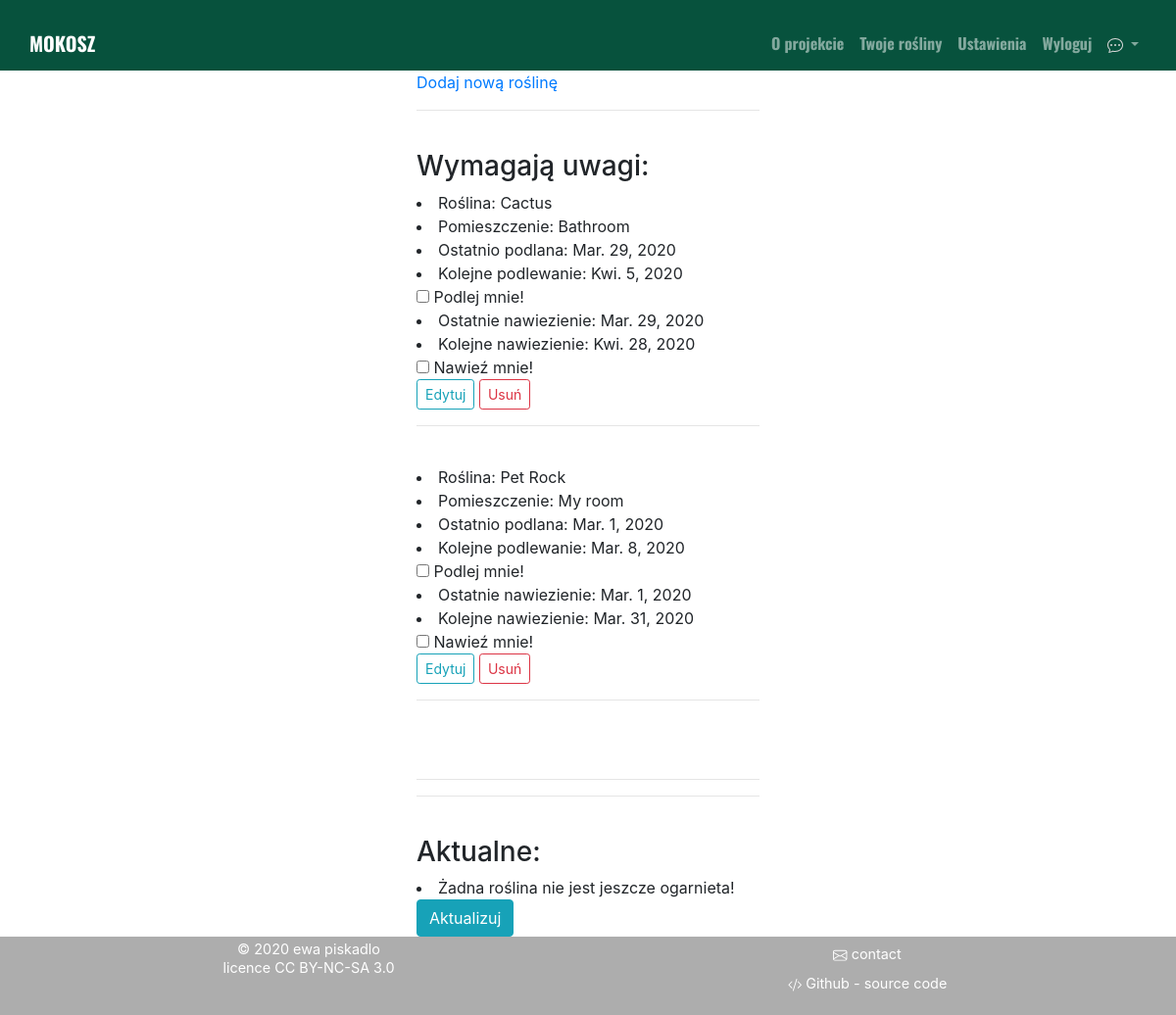
Screenshot of /pl/manager/ (signed in) with the database file from the repository.
### manager/models.py (models this page shows, shortened)
class Plant(models.Model):
    owner = models.ForeignKey(User, on_delete=models.CASCADE, related_name="user")
    name = models.CharField(_('name'),max_length=30)
    slug = models.SlugField(allow_unicode=True, default="")
    description = models.CharField(_('description'),max_length=256, blank=True, default="")
    location = models.ForeignKey(Location, on_delete=models.CASCADE, related_name='location', verbose_name=_('location'), blank=True, default="")
    plant_image = models.ImageField(_('image'),upload_to='media/plant_pics', blank=True)
    last_water = models.DateField(_('last watered'),default=date.today)
    water_every = models.PositiveIntegerField(
        _('water every'),
        default=7,
        editable=True,
        validators=[MinValueValidator(1),
        MaxValueValidator(60)])
    last_fertilize = models.DateField(_('last fertilized'), default=date.today)
    fertilize_every = models.PositiveIntegerField(
        _('fertilize every'),
        default=30,
        editable=True,
        validators=[MinValueValidator(1),
        MaxValueValidator(60)])
    @property
    def next_water(self):
        return self.last_water + timedelta(days=self.water_every)
    @property
    def next_fertilize(self):
        return self.last_fertilize + timedelta(days=self.fertilize_every)
    class Meta:
        verbose_name = _('plant')
        verbose_name_plural = _('plants')
        ordering = ['location']
        unique_together = ['owner', 'name']

class Location(models.Model):
    owner = models.ForeignKey(User, on_delete=models.CASCADE)
    room = models.CharField(_('room'),max_length=50)
    class Meta:
        verbose_name = _('location')
        verbose_name_plural = _('locations')
        ordering = ['room']
        unique_together = ['owner', 'room']

### manager/views.py (the view)
# urls.py: path('', views.ListPlants, name='list'),
@login_required
def ListPlants(request):
    users_plants = Plant.objects.filter(owner=request.user)
    takeCareOf_id = [x.id for x in Plant.objects.filter(owner=request.user) if x.next_water < date.today() or x.next_fertilize < date.today() ]
    takeCareOf = Plant.objects.filter(id__in=takeCareOf_id)
    upToDate_id = [x.id for x in Plant.objects.filter(owner=request.user) if x.next_water >= date.today() and x.next_fertilize >= date.today()]
    upToDate = Plant.objects.filter(id__in=upToDate_id)
    return render(request, 'manager/list_plants.html', {'users_plants':users_plants, 'upToDate':upToDate, 'takeCareOf':takeCareOf})

### manager/templates/manager/list_plants.html (shortened to what this page needs)
{% extends "base.html" %}
{% load bootstrap4 i18n %}
{% block body_block%}
    <div class="container">
        <div class="row justify-content-md-center">
            <div class="col col-lg-4  ">
                <a href=" {% url 'manager:createPlant' %}">
                    {% trans "Add new plant" %}
                </a>
                <br>
                <hr>
                <br>
            </div>
        </div>
    </div>
    <div class="container">
        <div class="row justify-content-md-center">
            <div class="col col-lg-4  ">
                {% if users_plants %}
                    <form method="POST" action="{% url 'manager:waterPlants' %}">
                        <h3>{% trans "Take care of:" %}</h3>
                        {% for plant in takeCareOf %}
                            <li> {% trans "Plant: " %} {{ plant.name }}</li>
                            <li> {% trans "Location: " %} {{plant.location.room}}</li>
                            <li> {% trans "Last watered: " %} {{ plant.last_water }}</li>
                            <li> {% trans "Water next on: " %} {{plant.next_water }} </li>
                            <input type="checkbox" name="water_me" id="plant{{plant.pk}}" value='{{plant.pk}}'> {% trans "Water me!"%}
                            <li> {% trans "Last fertilized: "%} {{ plant.last_fertilize }}</li>
                            <li> {% trans "Fertilize next on: " %} {{plant.next_fertilize }} </li>
                            <input type="checkbox" name="fertilize_me" id="plant{{plant.pk}}" value='{{plant.pk}}'> {% trans "Fertilize me!" %}
                            <br>
                            <a class="btn btn-outline-info btn-sm" href="{% url 'manager:editPlant' slug=plant.slug %}" role="button"> {% trans "Edit" %} </a>
                            <a class="btn btn-outline-danger btn-sm" href="{% url 'manager:deletePlant' slug=plant.slug %}" role="button"> {% trans "Delete" %} </a>
                            <hr>
                            <br>
                        {% empty %}
                            <li>{% trans "All your plants are up to date!" %}</li>
                        {% endfor %}
                        <br>
                        <hr>
                        <hr>
                        <br>
                        <h3>{% trans "Up to date:" %}</h3>
                        {% for plant in upToDate %}
                            <li> {% trans "Plant: " %} {{ plant.name }}</li>
                            <li> {% trans "Location: " %} {{plant.location.room }}</li>
                            <li> {% trans "Last watered: " %} {{ plant.last_water }}</li>
                            <li> {% trans "Water next on: " %} {{plant.next_water }} </li>
                            <input type="checkbox" name="water_me" id="plant{{plant.pk}}" value='{{plant.pk}}'> {% trans "Water me!" %}
                            <li> {% trans "Last fertilized: "%} {{ plant.last_fertilize }}</li>
                            <li> {% trans "Fertilize next on: " %} {{plant.next_fertilize }} </li>
                            <input type="checkbox" name="fertilize_me" id="plant{{plant.pk}}" value='{{plant.pk}}'> {% trans "Fertilize me!" %}
                            <br>
                            <a class="btn btn-outline-info btn-sm" href="{% url 'manager:editPlant' slug=plant.slug %}" role="button"> {% trans "Edit" %} </a>
                            <a class="btn btn-outline-danger btn-sm" href="{% url 'manager:deletePlant' slug=plant.slug %}" role="button"> {% trans "Delete" %} </a>
                            <hr>
                            <br>
                        {% empty %}
                            <li>{% trans "No plants are up to date!" %}</li>
                        {% endfor %}
                            <input type="submit" class='btn btn-info align-self-center mx-auto' value={% trans "Update" %}>
                    </form>
                {% else %}
                    <h4>{% trans "No plants added yet!" %}</h4>
                {% endif %}
            </div>
        </div>
    </div>
{% endblock %}

### rows the page displays
Plant: name "Cactus", location.room "Bathroom", last_water "Mar. 29, 2020", next_water "Kwi. 5, 2020", last_fertilize "Mar. 29, 2020", next_fertilize "Kwi. 28, 2020"
Plant: name "Pet Rock", location.room "My room", last_water "Mar. 1, 2020", next_water "Mar. 8, 2020", last_fertilize "Mar. 1, 2020", next_fertilize "Mar. 31, 2020"
